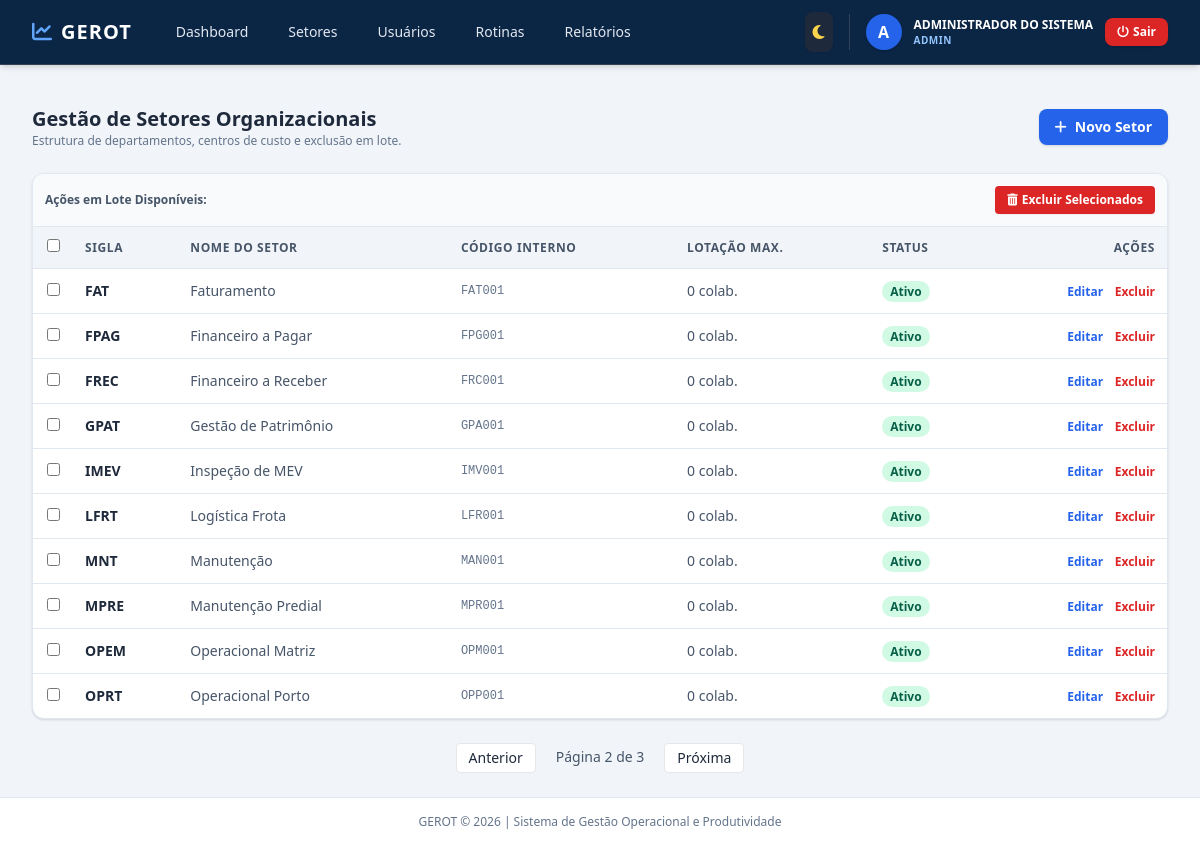
Screenshot of /admin/setores?page=2 (signed in) with the database file from the repository.
### app/models/usuario.py (models this page shows, shortened)
class Usuario(UserMixin, db.Model):
    __tablename__ = 'usuarios'
    id = db.Column(db.Integer, primary_key=True)
    username = db.Column(db.String(64), unique=True, nullable=False, index=True)
    email = db.Column(db.String(120), unique=True, nullable=False, index=True)
    password_hash = db.Column(db.String(256))
    role = db.Column(db.String(20), default='operador', nullable=False)
    ativo = db.Column(db.Boolean, default=False)
    nome_completo = db.Column(db.String(150), nullable=False)
    cpf = db.Column(db.String(14), unique=True, nullable=False)
    rg_numero = db.Column(db.String(20))
    rg_orgao_emissor = db.Column(db.String(20))
    rg_uf = db.Column(db.String(2))
    data_nascimento = db.Column(db.Date)
    sexo = db.Column(db.String(20))
    estado_civil = db.Column(db.String(20))
    telefone_principal = db.Column(db.String(20))
    logradouro = db.Column(db.String(150))
    numero_endereco = db.Column(db.String(20))
    bairro = db.Column(db.String(100))
    cidade = db.Column(db.String(100))
    uf_endereco = db.Column(db.String(2))
    cep = db.Column(db.String(10))
    matricula = db.Column(db.String(50), unique=True, nullable=True)
    cargo = db.Column(db.String(100))
    funcao = db.Column(db.String(100))
    setor_id = db.Column(db.Integer, db.ForeignKey('setores.id'), nullable=False)
    setores_secundarios = db.relationship(
        'Setor',
        secondary=usuario_setores_secundarios,
        backref=db.backref('coordenadores_secundarios', lazy='dynamic')
    )
    tipo_vinculo = db.Column(db.String(50))
    data_admissao = db.Column(db.Date)
    data_cadastro = db.Column(db.DateTime, default=datetime.utcnow)
    ultimo_login = db.Column(db.DateTime)
    status_cadastro = db.Column(db.String(20), default='incompleto')
    cadastrado_por_id = db.Column(db.Integer, db.ForeignKey('usuarios.id'), nullable=True)
    cadastrador = db.relationship('Usuario', remote_side=[id], backref='usuarios_cadastrados')
    lancamentos = db.relationship('Lancamento', backref='autor', lazy='dynamic', foreign_keys='Lancamento.usuario_id')
    correcoes_aprovadas = db.relationship('Lancamento', backref='aprovador', lazy='dynamic', foreign_keys='Lancamento.correcao_aprovada_por')
    @property
    def is_admin(self):
        return self.role == 'admin'

### app/models/setor.py (models this page shows, shortened)
class Setor(db.Model):
    __tablename__ = 'setores'
    id = db.Column(db.Integer, primary_key=True)
    nome = db.Column(db.String(100), unique=True, nullable=False, index=True)
    sigla = db.Column(db.String(20), unique=True, nullable=False)
    codigo_interno = db.Column(db.String(50), unique=True, nullable=False)
    data_criacao_sistema = db.Column(db.DateTime, default=datetime.utcnow)
    ativo = db.Column(db.Boolean, default=True)
    hierarquia_pai_id = db.Column(db.Integer, db.ForeignKey('setores.id'), nullable=True)
    responsavel_id = db.Column(db.Integer, db.ForeignKey('usuarios.id', use_alter=True, name='fk_setor_responsavel'), nullable=True)
    substituto_id = db.Column(db.Integer, db.ForeignKey('usuarios.id', use_alter=True, name='fk_setor_substituto'), nullable=True)
    tipo_setor = db.Column(db.String(30))
    natureza_atuacao = db.Column(db.String(30))
    missao_setor = db.Column(db.Text, nullable=True)
    descricao_atividades = db.Column(db.Text, nullable=True)
    nivel_complexidade = db.Column(db.String(20), default='Média')
    nivel_repetitividade = db.Column(db.String(20), default='Média')
    limite_max_colaboradores = db.Column(db.Integer, default=0)
    cargos_permitidos = db.Column(db.Text)
    turno_operacao = db.Column(db.String(50))
    escala_trabalho = db.Column(db.String(50))
    sub_setores = db.relationship(
        'Setor',
        backref=db.backref('pai', remote_side=[id]),
        lazy='dynamic'
    )
    usuarios = db.relationship(
        'Usuario',
        backref='setor_pertencente',
        lazy='dynamic',
        foreign_keys='Usuario.setor_id',
        cascade='all, delete-orphan'
    )
    atividades = db.relationship('AtividadePadrao', backref='setor_dono', lazy='dynamic', cascade='all, delete-orphan')
    lancamentos = db.relationship('Lancamento', backref='setor_snapshot', lazy='dynamic', cascade='all, delete-orphan')

### app/views/admin.py (the view)
@admin_bp.route('/setores')
def listar_setores():
    page = request.args.get('page', 1, type=int)
    setores_pagination = Setor.query.order_by(Setor.nome.asc()).paginate(page=page, per_page=10, error_out=False)
    possiveis_gestores = Usuario.query.filter(Usuario.role.in_(['admin', 'coordenador', 'gestor'])).all()
    return render_template('admin/setores.html',
                           setores=setores_pagination.items,
                           pagination=setores_pagination,
                           usuarios=possiveis_gestores,
                           setor_edicao=None,
                           CalculoBI=CalculoBI)

### app/__init__.py (called while the page is built)
@login_manager.user_loader
def load_user(user_id):
    from app.models.usuario import Usuario
    return Usuario.query.get(int(user_id))

### app/views/admin.py (called while the page is built)
def admin_required(f):
    from functools import wraps
    @wraps(f)
    def decorated_function(*args, **kwargs):
        if not current_user.is_authenticated or not (current_user.is_admin or current_user.is_gestor):
            flash('Acesso negado. Área exclusiva para a Administração e Gestão Geral.', 'danger')
            return redirect(url_for('auth.login'))
        return f(*args, **kwargs)
    return decorated_function

@admin_bp.before_request
@login_required
@admin_required
def before_request():
    pass

### app/templates/admin/setores.html (shortened to what this page needs)
{% extends "base.html" %}
{% block content %}
<div class="space-y-6">
    <div class="flex flex-col sm:flex-row justify-between items-start sm:items-center gap-4">
        <div>
            <h2 class="text-xl font-bold text-slate-800 dark:text-slate-100">Gestão de Setores Organizacionais</h2>
            <p class="text-xs text-slate-500 dark:text-slate-400">Estrutura de departamentos, centros de custo e exclusão em lote.</p>
        </div>
        <a href="{{ url_for('admin.novo_setor') }}" class="bg-blue-600 hover:bg-blue-700 text-white px-4 py-2 rounded-lg text-sm font-semibold shadow transition flex items-center space-x-2">
            <i class="fa-solid fa-plus"></i>
            <span>Novo Setor</span>
        </a>
    </div>
    <form id="formLoteSetores" method="POST" action="{{ url_for('admin.excluir_massa_setores') }}">
        <div class="bg-white dark:bg-slate-800 rounded-xl shadow border border-slate-200 dark:border-slate-700 overflow-hidden">
            {% if current_user.is_admin or current_user.is_gestor %}
            <div class="p-3 bg-slate-50 dark:bg-slate-900 border-b border-slate-200 dark:border-slate-700 flex items-center justify-between">
                <span class="text-xs font-semibold text-slate-600 dark:text-slate-400">Ações em Lote Disponíveis:</span>
                <button type="submit" onclick="return confirm('Deseja realmente excluir todos os setores selecionados?')" class="bg-red-600 hover:bg-red-700 text-white text-xs px-3 py-1.5 rounded font-semibold transition flex items-center space-x-1 shadow-sm">
                    <i class="fa-solid fa-trash-can"></i>
                    <span>Excluir Selecionados</span>
                </button>
            </div>
            {% endif %}
            <div class="overflow-x-auto">
                <table class="w-full text-left border-collapse text-sm">
                    <thead>
                        <tr class="bg-slate-100 dark:bg-slate-900 text-slate-600 dark:text-slate-400 uppercase text-xs tracking-wider border-b border-slate-200 dark:border-slate-700">
                            {% if current_user.is_admin or current_user.is_gestor %}
                            <th class="p-3 text-center w-10">
                                <input type="checkbox" id="selectAllSetores" onclick="toggleAllSetores(this)" class="rounded text-blue-600 focus:ring-blue-500">
                            </th>
                            {% endif %}
                            <th class="p-3">Sigla</th>
                            <th class="p-3">Nome do Setor</th>
                            <th class="p-3">Código Interno</th>
                            <th class="p-3">Lotação Max.</th>
                            <th class="p-3">Status</th>
                            <th class="p-3 text-right">Ações</th>
                        </tr>
                    </thead>
                    <tbody class="divide-y divide-slate-200 dark:divide-slate-700">
                        {% if setores %}
                        {% for setor in setores %}
                        <tr class="hover:bg-slate-50 dark:hover:bg-slate-900/40 transition">
                            {% if current_user.is_admin or current_user.is_gestor %}
                            <td class="p-3 text-center">
                                {% if setor.sigla != 'ROOT' %}
                                <input type="checkbox" name="setor_ids" value="{{ setor.id }}" class="setor-checkbox rounded text-blue-600 focus:ring-blue-500">
                                {% endif %}
                            </td>
                            {% endif %}
                            <td class="p-3 font-bold text-slate-800 dark:text-slate-100">{{ setor.sigla }}</td>
                            <td class="p-3 text-slate-600 dark:text-slate-300">{{ setor.nome }}</td>
                            <td class="p-3 text-slate-500 font-mono text-xs">{{ setor.codigo_interno or '-' }}</td>
                            <td class="p-3 text-slate-600 dark:text-slate-300">{{ setor.limite_max_colaboradores }} colab.</td>
                            <td class="p-3">
                                {% if setor.ativo %}
                                <span class="px-2 py-0.5 bg-emerald-100 text-emerald-800 dark:bg-emerald-900/40 dark:text-emerald-300 rounded-full text-xs font-semibold">Ativo</span>
                                {% else %}
                                <span class="px-2 py-0.5 bg-red-100 text-red-800 dark:bg-red-900/40 dark:text-red-300 rounded-full text-xs font-semibold">Inativo</span>
                                {% endif %}
                            </td>
                            <td class="p-3 text-right space-x-2">
                                <a href="{{ url_for('admin.editar_setor', id=setor.id) }}" class="text-blue-600 hover:text-blue-800 dark:text-blue-400 font-semibold text-xs">Editar</a>
                                {% if setor.sigla != 'ROOT' %}
                                <button type="submit" form="singleDeleteSetor_{{ setor.id }}" class="text-red-600 hover:text-red-800 text-xs font-semibold">Excluir</button>
                                {% endif %}
                            </td>
                        </tr>
                        {% endfor %}
                        {% else %}
                        <tr>
                            <td colspan="7" class="p-6 text-center text-slate-500">Nenhum setor cadastrado.</td>
                        </tr>
                        {% endif %}
                    </tbody>
                </table>
            </div>
        </div>
    </form>
    {% if pagination and pagination.pages > 1 %}
    <div class="flex justify-center space-x-2">
        {% if pagination.has_prev %}
        <a href="{{ url_for('admin.listar_setores', page=pagination.prev_num) }}" class="px-3 py-1 bg-white dark:bg-slate-800 border rounded text-sm">Anterior</a>
        {% endif %}
        <span class="px-3 py-1 text-sm text-slate-600 dark:text-slate-400">Página {{ pagination.page }} de {{ pagination.pages }}</span>
        {% if pagination.has_next %}
        <a href="{{ url_for('admin.listar_setores', page=pagination.next_num) }}" class="px-3 py-1 bg-white dark:bg-slate-800 border rounded text-sm">Próxima</a>
        {% endif %}
    </div>
    {% endif %}
</div>
{% endblock %}

### app/templates/base.html (shortened to what this page needs)
<!DOCTYPE html>
<html lang="pt-BR" class="h-full">
<head>
    <script src="https://cdn.tailwindcss.com"></script>
    <link rel="stylesheet" href="https://cdnjs.cloudflare.com/ajax/libs/font-awesome/6.4.0/css/all.min.css">
</head>
<body class="h-full bg-slate-100 dark:bg-slate-900 text-slate-800 dark:text-slate-100 flex flex-col transition-colors duration-200">
    <nav class="bg-primary shadow-md border-b border-slate-700">
        <div class="max-w-7xl mx-auto px-4 sm:px-6 lg:px-8">
            <div class="flex justify-between h-16">
                <div class="flex items-center space-x-8">
                    <a href="{{ url_for('index') }}" class="flex items-center space-x-2 text-white font-bold text-xl tracking-wider">
                        <i class="fa-solid fa-chart-line text-blue-400"></i>
                        <span>GEROT</span>
                    </a>
                    {% if current_user.is_authenticated %}
                    <div class="hidden md:flex space-x-4">
                        {% if current_user.is_admin or current_user.is_gestor or current_user.is_coordenador %}
                        <a href="{{ url_for('gestao.dashboard') }}" class="text-slate-200 hover:text-white px-3 py-2 rounded-md text-sm font-medium transition">Dashboard</a>
                        <a href="{{ url_for('admin.listar_setores') }}" class="text-slate-200 hover:text-white px-3 py-2 rounded-md text-sm font-medium transition">Setores</a>
                        <a href="{{ url_for('admin.listar_usuarios') }}" class="text-slate-200 hover:text-white px-3 py-2 rounded-md text-sm font-medium transition">Usuários</a>
                        <a href="{{ url_for('gestao.listar_atividades') }}" class="text-slate-200 hover:text-white px-3 py-2 rounded-md text-sm font-medium transition">Rotinas</a>
                        <a href="{{ url_for('relatorios.index') }}" class="text-slate-200 hover:text-white px-3 py-2 rounded-md text-sm font-medium transition">Relatórios</a>
                        {% endif %}
                    </div>
                    {% endif %}
                </div>
                <div class="flex items-center space-x-4">
                    <button id="theme-toggle" type="button" class="text-slate-300 hover:text-white bg-slate-800 p-2 rounded-lg focus:outline-none transition shadow-sm cursor-pointer" title="Alternar Visualização Dia/Noite">
                        <i id="theme-toggle-dark-icon" class="fa-solid fa-moon hidden text-amber-300"></i>
                    </button>
                    {% if current_user.is_authenticated %}
                    <div class="flex items-center space-x-3 border-l border-slate-700 pl-4">
                        <div class="w-9 h-9 rounded-full bg-blue-600 text-white flex items-center justify-center font-bold shadow">
                            {{ current_user.nome_completo[0]|upper }}
                        </div>
                        <div class="hidden lg:block text-left">
                            <span class="block text-xs font-semibold text-white">{{ current_user.nome_completo }}</span>
                            <span class="block text-[10px] uppercase tracking-wider text-blue-300 font-bold">{{ current_user.role }}</span>
                        </div>
                        <a href="{{ url_for('auth.logout') }}" class="bg-red-600 hover:bg-red-700 text-white px-3 py-1.5 rounded-lg text-xs font-semibold shadow transition flex items-center space-x-1">
                            <i class="fa-solid fa-power-off"></i>
                            <span class="hidden sm:inline">Sair</span>
                        </a>
                    </div>
                    {% else %}
                    <a href="{{ url_for('auth.login') }}" class="bg-blue-600 hover:bg-blue-700 text-white px-4 py-2 rounded-lg text-sm font-semibold shadow transition">Entrar</a>
                    {% endif %}
                </div>
            </div>
        </div>
    </nav>
    <main class="flex-1 max-w-7xl w-full mx-auto px-4 sm:px-6 lg:px-8 py-6">
        {% block content %}{% endblock %}
    </main>
    <footer class="bg-white dark:bg-slate-800 border-t border-slate-200 dark:border-slate-700 py-4 text-center text-xs text-slate-500 dark:text-slate-400">
        GEROT © 2026 | Sistema de Gestão Operacional e Produtividade
    </footer>
</body>
</html>

### rows the page displays
Usuario: nome_completo "A", nome_completo "ADMINISTRADOR DO SISTEMA", role "ADMIN"
Setor: sigla "FAT", nome "Faturamento", codigo_interno "FAT001", limite_max_colaboradores "0", ativo "Ativo"
Setor: sigla "FPAG", nome "Financeiro a Pagar", codigo_interno "FPG001", limite_max_colaboradores "0", ativo "Ativo"
Setor: sigla "FREC", nome "Financeiro a Receber", codigo_interno "FRC001", limite_max_colaboradores "0", ativo "Ativo"
Setor: sigla "GPAT", nome "Gestão de Patrimônio", codigo_interno "GPA001", limite_max_colaboradores "0", ativo "Ativo"
Setor: sigla "IMEV", nome "Inspeção de MEV", codigo_interno "IMV001", limite_max_colaboradores "0", ativo "Ativo"
Setor: sigla "LFRT", nome "Logística Frota", codigo_interno "LFR001", limite_max_colaboradores "0", ativo "Ativo"
Setor: sigla "MNT", nome "Manutenção", codigo_interno "MAN001", limite_max_colaboradores "0", ativo "Ativo"
Setor: sigla "MPRE", nome "Manutenção Predial", codigo_interno "MPR001", limite_max_colaboradores "0", ativo "Ativo"
Setor: sigla "OPEM", nome "Operacional Matriz", codigo_interno "OPM001", limite_max_colaboradores "0", ativo "Ativo"
Setor: sigla "OPRT", nome "Operacional Porto", codigo_interno "OPP001", limite_max_colaboradores "0", ativo "Ativo"

### other values shown
{{ pagination.page }} "2"
{{ pagination.pages }} "3"
